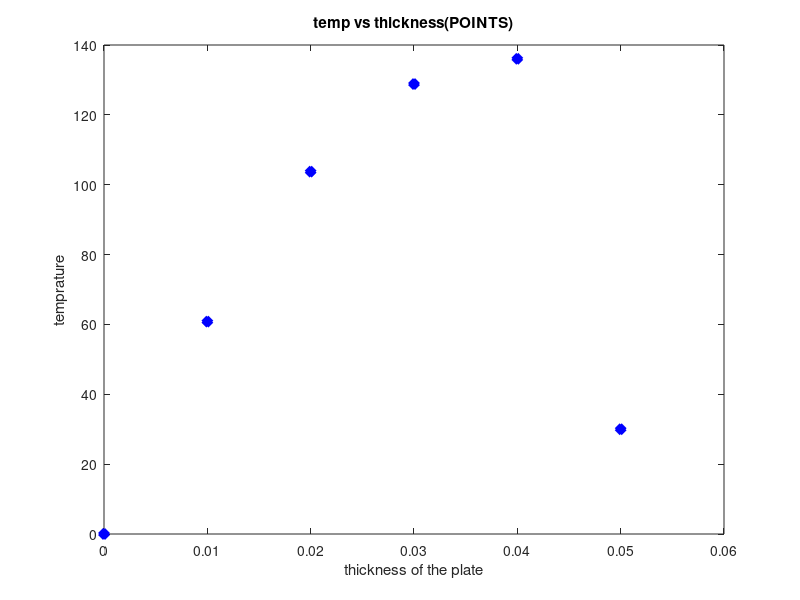

This figure's MATLAB source:
L_total=.04;
n=5;
T(1)=0;
T(n+1)=30;
Hg=5000000;
k=28;
h=45;
m=1000;
dx=L_total/(n-1);
for i=1:n
T(i)=0;
for j=0:m
 for i=2:n-1
 T(i)=(((Hg*dx*dx)/(2*k))+((T(i-1)+T(i+1))/2));
 end
 T(n)=((((k*T(n-1))/dx)+(h*T(n+1))+(Hg*(dx/2)))*(dx/(k+(dx*h))));
end
end
L=0: .01 :.05;
disp(T);
figure(1)
plot(L,T,'x','color','b','markersize',5,'linewidth',5)
xlim([0 .06])
ylim([0 140])
xlabel('thickness of the plate')
ylabel('temprature')
title('temp vs thickness(POINTS)')